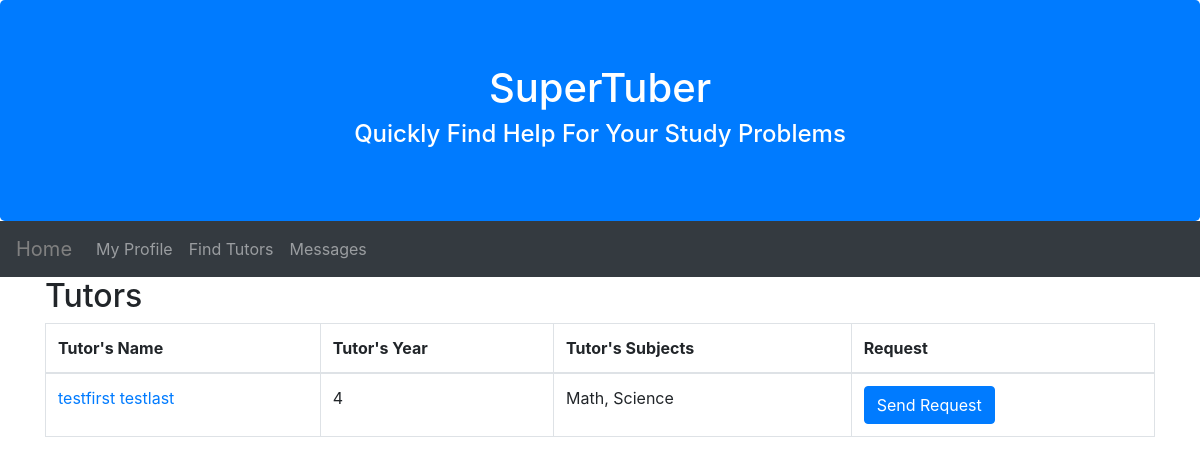
The app's page /home/tutors/, older data.
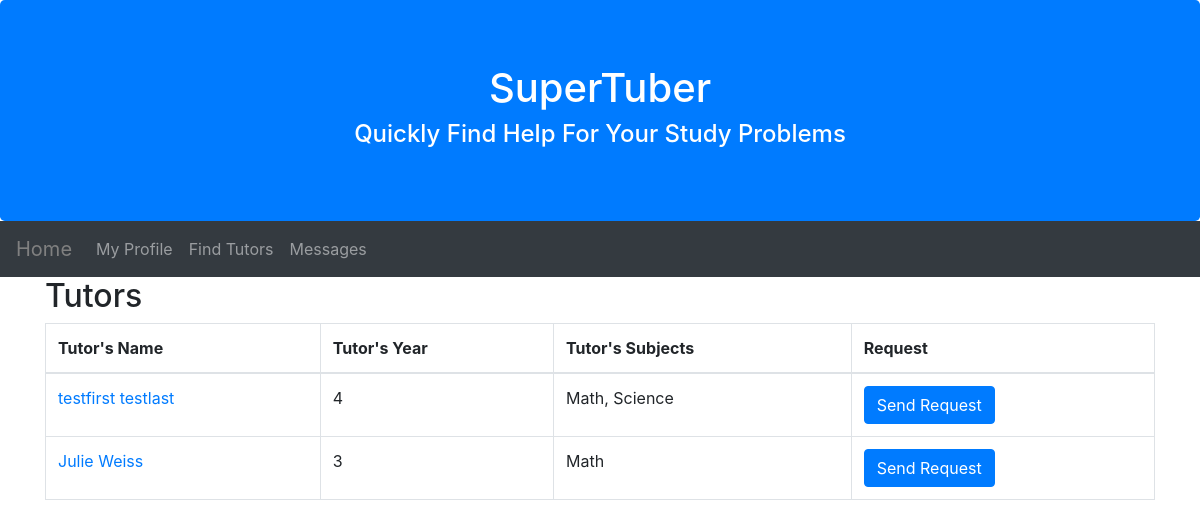
The same page, newer data.
### FindTutors/models.py (models this page shows, shortened)
class TUser(AbstractBaseUser, PermissionsMixin):
    username = models.CharField(max_length = 200,default = '0')
    email = models.EmailField(('email address'), unique=True)
    firstname = models.CharField(max_length=200)
    lastname = models.CharField(max_length=200)
    phone_number = models.IntegerField(blank=True, null=True)
    is_tutee = models.BooleanField('student status', default=False)
    is_tutor = models.BooleanField('teacher status', default=False)
    year = models.IntegerField(blank=True, null=True)
    subjects = models.CharField(max_length=500, default="")
    is_staff = models.BooleanField(default=False)
    is_superuser = models.BooleanField(default=False)
    is_active = models.BooleanField(default=True)
    last_login = models.DateTimeField(null=True, blank=True)
    objects =  UserManager()
    USERNAME_FIELD = 'email'
    REQUIRED_FIELDS = ['username']

### FindTutors/views.py (the view)
# urls.py: path('tutors/', views.Tutors, name='tutors'),
def Tutors(request):
    model = TUser
    the_tutors = TUser.objects.filter(is_tutor = True)
    return render(request,'FindTutors/tutors.html',{'tutors':the_tutors})

### FindTutors/templates/FindTutors/tutors.html (shortened to what this page needs)
<!DOCTYPE html>
<html>
<html lang="en">
<head>
  <link rel="stylesheet" href="https://maxcdn.bootstrapcdn.com/bootstrap/4.4.1/css/bootstrap.min.css">
</head>
<div class="jumbotron text-center bg-primary text-white" style="margin-bottom:0">
  <h1>SuperTuber</h1>
  <h4>Quickly Find Help For Your Study Problems</h4>
</div>
<nav class="navbar navbar-expand-sm bg-dark navbar-dark">
  <a class="navbar-brand" href="/home"><font color="grey">Home</font></a>
  <div class="collapse navbar-collapse" id="collapsibleNavbar">
    <ul class="navbar-nav">
      <li class="nav-item">
        <a class="nav-link" href="/home/profile">My Profile</a>
      </li>
        <li class="nav-item">
        <a class="nav-link" href="">Find Tutors</a>
      </li>
        <li class="nav-item">
        <a class="nav-link" href="/home/messages">Messages</a>
      </li>
    </ul>
  </div>
</nav>
<body>
  <div class="container">
    <h2>Tutors</h2>
    <table class="table table-bordered table-hover">
      <thead>
        <tr>
          <th>Tutor's Name</th>
          <th>Tutor's Year</th>
          <th>Tutor's Subjects</th>
          <th>Request</th>
        </tr>
      </thead>
      <tbody>
        {% for tutor in tutors %}
          <tr>
            <td><a href="{{tutor.firstname}}/">{{ tutor.firstname }} {{tutor.lastname }}</a></td>
            <td>{{ tutor.year }} </td>
            <td>{{ tutor.subjects }} </td>
            <td><a class="btn btn-primary" href="/../home/request/?recipient={{tutor.email}}" role = "button">Send Request</a></td>
          </tr>
        {% endfor %}
      </tbody>
    </table>
  </div>
</body>
</html>

Row changes from the older to the newer data that the page shows:
added TUser: firstname "Julie", lastname "Weiss", year "3", subjects "Math"
